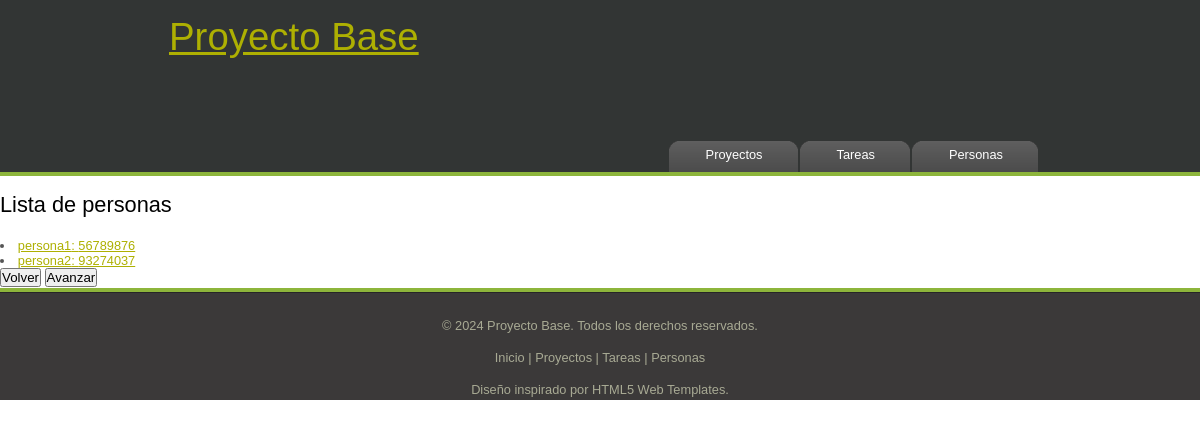
The page /appGP/listadoDePersonas/ on the database as committed earlier.
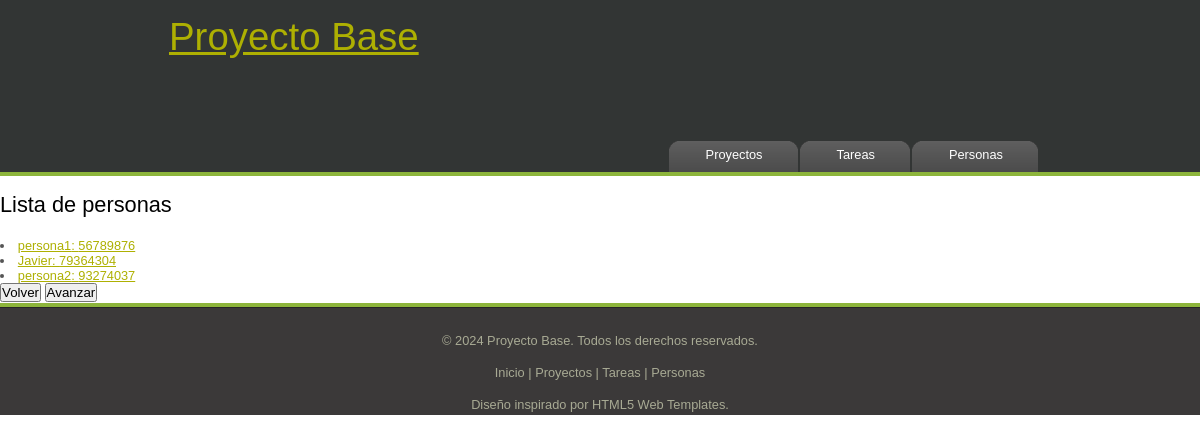
The same page on the database as committed later.
### appGP/models.py (models this page shows, shortened)
class Persona(models.Model):
    nombre= models.CharField(max_length=100)
    dni= models.TextField(max_length=8)
    telefono = models.CharField(max_length=9, blank=True)
    edad = models.PositiveIntegerField()
    tarea = models.ForeignKey(Tarea, related_name="personas", on_delete=models.CASCADE)
    correo_electronico = models.EmailField(max_length=254, null=True, blank=True)
    direccion = models.TextField(null=True, blank=True)
    rol = models.CharField(
        max_length=50,
        choices = [
        ('Manager', 'Manager'),
        ('Developer', 'Desarrollador'),
        ('Tester', 'Tester'),
        ('FootballPlayer', 'Futbolista'),
        ('ArmedForces', 'Fuerzas Armadas'),
        ('Student', 'Estudiante')
]
,
        default='Developer'
    )
    ImagenPersona = models.URLField(max_length=600, null=True, blank=True)

### appGP/views.py (the view)
# urls.py: path('listadoDePersonas/', views.listadePersonas, name='listaPer'),
def listadePersonas(request):
    personas = Persona.objects.order_by('dni')
    context = {'personas' : personas}
    return render(request,'listaPersonas.html', context)

### appGP/templates/listaPersonas.html
{% extends "base.html" %}
{% block menu %}
    <ul id="menu">
        <li><a href="{% url 'listaP' %}">Proyectos</a></li>
        <li><a href="{% url 'listaT' %}">Tareas</a></li>
        <li><a href="{% url 'listaPer' %}">Personas</a></li>
    </ul>
{% endblock  %}
{% block title %}
    <h1>Lista de personas</h1>
{% endblock %}
{% block content %}
  {% for per in personas %}
  <li>
      <a href="{% url 'detallePersona' per.id %}">{{ per.nombre }}: {{ per.dni }}</a>
  </li>
  {% endfor %}
{% endblock %}

Rows that differ between the two databases and show on the page:
added Persona: nombre "Javier", dni "79364304"
